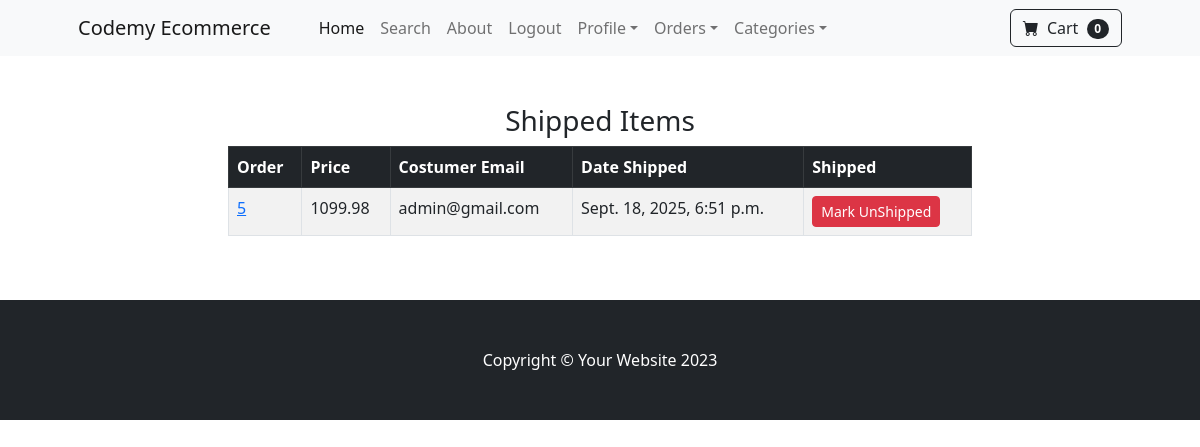
The page /payment/shipped_dash (signed in) on the database its author committed.
### payment/models.py (models this page shows, shortened)
class Order(models.Model):
    user = models.ForeignKey(User, on_delete=models.CASCADE, null=True, blank=True)
    full_name = models.CharField(max_length=250)
    email = models.EmailField(max_length=250)
    shipping_address = models.TextField(max_length=15000)
    amount_paid = models.DecimalField(max_digits=7, decimal_places=2)
    date_oredered = models.DateTimeField(auto_now_add=True)
    shipped = models.BooleanField(default=False)
    date_shipped = models.DateTimeField(blank=True, null=True)

### payment/views.py (the view, shortened to what this page needs)
# urls.py: path('shipped_dash', views.shipped_dash, name='shipped_dash'),
def shipped_dash(request):
    if request.user.is_authenticated and request.user.is_superuser:
        orders = Order.objects.filter(shipped=True)
        return render(request, 'payment/shipped_dash.html', {"orders":orders})
    else:
        messages.success(request, "Access Denied")
        return redirect('home')

### cart/cart.py (called while the page is built)
    def __len__(self):
        return len(self.cart)

### cart/context_processors.py (called while the page is built)
def cart(request):
    return {'cart':Cart(request)}

### payment/templates/payment/shipped_dash.html (shortened to what this page needs)
{% extends 'base.html' %}
{% block content %}
        <div class="container">
            <div class="row">
                <center>
                    <div class="col-8">
                        <br><br>
                        <h3>Shipped Items</h3>
                        <table class="table table-striped table-hover table-bordered">
                        <thead class="table-dark">
                            <tr>
                                <th scope="col">Order</th>
                                <th scope="col">Price</th>
                                <th scope="col">Costumer Email</th>
                                <th scope="col">Date Shipped</th>
                                <th scope="col">Shipped</th>
                            </tr>
                        </thead>
                        <tbody>
                            {% for item in orders %}
                            <tr>
                                <td><a href="{% url 'orders' item.id %}">{{ item.id }}</a></td>
                                <td>{{ item.amount_paid }}</td>
                                <td>{{ item.email }}</td>
                                <td>{{ item.date_shipped }}</td>
                                <td>
                                    <form method="POST">
                                        <button type="submit" class="btn btn-danger btn-sm">Mark UnShipped</button>
                                    </form>
                                </td>
                            </tr>
                            {% endfor %}
                        </tbody>
                        </table>
                        <br><br>
                    </div>
                </center>
            </div>
        </div>
{% endblock %}

### rows shown on the page
Order: id "5", amount_paid "1099.98", email "admin@gmail.com", date_shipped "Sept. 18, 2025, 6:51 p.m."

### other values the page prints
{{ cart|length }} "0"
